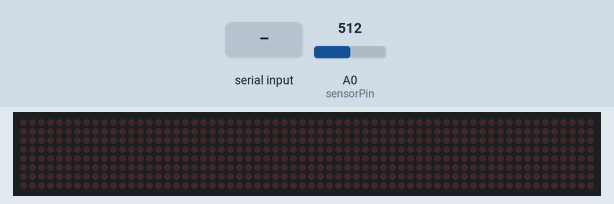
Bench run of a sketch on a simulated Arduino Uno, built with avr-gcc and run on an emulated ATmega328P. On the bench: 64×8 LED matrix. The inputs (shaded band) are chosen by the test bench; at power-on: A0 (sensorPin) = 512. What the sketch prints to the serial monitor is not drawn.

Above: at 1.2 s.
1.3 s: "3" received over Serial
At 1.69 s:
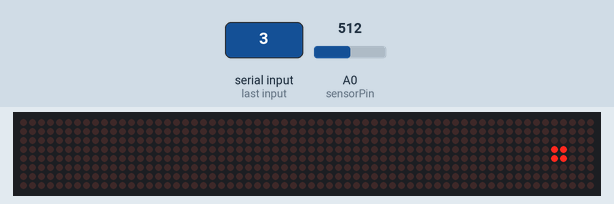
4.3 s: "1" received over Serial
At 4.38 s:
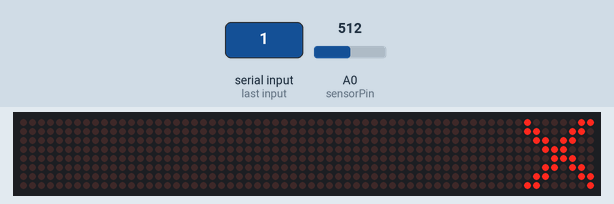
6.4 s: "2" received over Serial
At 6.53 s:
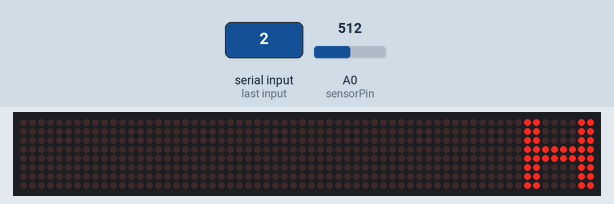
8.9 s: A0 (sensorPin) set to 482
At 9.03 s:
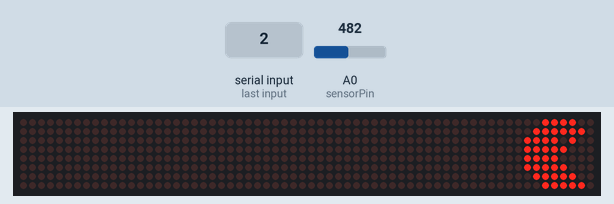
11.9 s: A0 (sensorPin) set to 510
At 12.5 s:
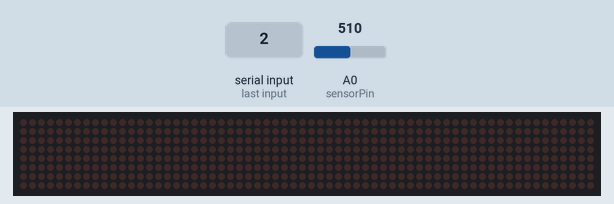
13.4 s: A0 (sensorPin) set to 490
At 13.79 s:
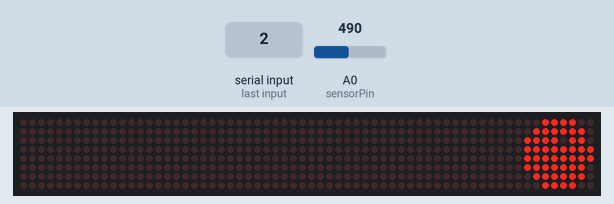
Timing chart, 0 to 16.4 s (numbered marks = the images above; inputs shaded):
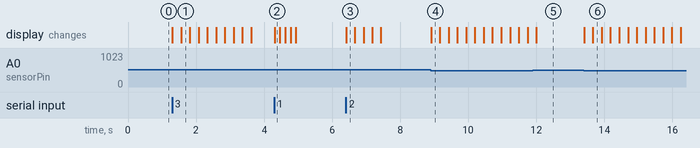

Measured:
- the behaviour switches between 500 and 499 on A0 (sensorPin) (found by bisection; images 3 and 4)
- after the input at 4.3 s, the display: changes at once (image 2)
- after the input at 6.4 s, the display: changes at once (image 3)
- after the input at 8.9 s, the display: changes at once (image 4)
- after the input at 11.9 s, the display: changes after 0.10 s (image 5)
- after the input at 13.4 s, the display: first changes at once (image 6 shows a later state)

The sketch:

matriz.ino
```cpp
#include <LedControl.h>

int DIN = 12;
int CS =  11;
int CLK = 10;
int incomingByte = 0;

int sensorPin = 0;

LedControl lc=LedControl(DIN,CLK,CS,0);

    //https://gurgleapps.com/tools/matrix

    byte a[8] = {0x83,0xc6,0x6c,0x38,0x1c,0x36,0x63,0xc1};
    byte b[8] = {0x18,0x18,0x18,0xff,0xff,0x18,0x18,0x18};
    byte c[8] = {0x3c,0x08,0x89,0xf9,0x9f,0x11,0x10,0x38};
    byte d[8] = {0x70,0x11,0x11,0x1f,0xf8,0x88,0x88,0x0e};

    //pacman
    byte pacman1[8] = {0x3c,0x7e,0xf4,0xf8,0xf0,0xf8,0x7c,0x3e};
    byte pacman2[8] = {0x3c,0x7e,0xf6,0xff,0xff,0xfe,0x7e,0x3c};

    //hi!
    byte hi1[8] = {0xc3,0xc3,0xc3,0xff,0xff,0xc3,0xc3,0xc3};
    byte hi2[8] = {0x3c,0x7e,0xe7,0xc3,0xc3,0xe7,0x7e,0x3c};
    byte hi3[8] = {0xc0,0xc0,0xc0,0xc0,0xc0,0xc0,0xff,0xff};
    byte hi4[8] = {0x18,0x3c,0x66,0x66,0x7e,0x7e,0x66,0x66};

    byte song1[8] = {0x00,0x00,0x00,0x00,0x00,0x00,0x00,0x00};
    byte song2[8] = {0x00,0x00,0x00,0x18,0x18,0x00,0x00,0x00};
    byte song3[8] = {0x00,0x3c,0x42,0x5a,0x5a,0x42,0x3c,0x00};
    byte song4[8] = {0x42,0xbd,0x42,0x5a,0x5a,0x42,0xbd,0x42};
    byte song5[8] = {0xc3,0xbd,0x42,0x5a,0x5a,0x42,0xbd,0xc3};
    byte song6[8] = {0xff,0xff,0xff,0xe7,0xe7,0xff,0xff,0xff};
    byte song7[8] = {0xff,0xff,0xdb,0xe7,0xe7,0xdb,0xff,0xff};
    byte song8[8] = {0xff,0xff,0xc3,0xc3,0xc3,0xc3,0xff,0xff};
    byte song9[8] = {0xff,0x81,0x81,0x81,0x81,0x81,0x81,0xff};
    byte song10[8] = {0x00,0x00,0x00,0x00,0x00,0x00,0x00,0x00};


void setup(){
 Serial.begin(9600);
 lc.shutdown(0,false);       //The MAX72XX is in power-saving mode on startup
 lc.setIntensity(0,15);      // Set the br1ightness to maximum value
 lc.clearDisplay(0);         // and clear the display
}

void loop(){

   int valueAnalog = analogRead(sensorPin);

   if (Serial.available() > 0) {
    incomingByte = Serial.read(); // read the incoming byte:
     Serial.print("leyendo");
     Serial.print(incomingByte);
    if( incomingByte == 49 ) { playMessage(); }
    if( incomingByte == 50 ) { playHi(); }
    if( incomingByte == 51 ) { playSong1(); }
  }

  if( valueAnalog < 500 ){
    playPacman();
  }

}

void playMessage(){
    printByte(a);
    delay(150);
    printByte(b);
    delay(150);
    printByte(c);
    delay(150);
    printByte(d);
    delay(150);
    lc.clearDisplay(0);
}

void playPacman(){
    printByte(pacman1);
    delay(250);
    printByte(pacman2);
    delay(250);
    printByte(pacman1);
    delay(250);
    printByte(pacman2);
    delay(250);
    lc.clearDisplay(0);
}

void playHi(){
    printByte(hi1);
    delay(250);
    printByte(hi2);
    delay(250);
    printByte(hi3);
    delay(250);
    printByte(hi4);
    delay(250);
    lc.clearDisplay(0);
}

void playSong1(){
    printByte(song1);
    delay(250);
    printByte(song2);
    delay(250);
    printByte(song3);
    delay(250);
    printByte(song4);
    delay(250);
    printByte(song5);
    delay(250);
    printByte(song6);
    delay(250);
    printByte(song7);
    delay(250);
    printByte(song8);
    delay(250);
    printByte(song9);
    delay(250);
    printByte(song10);
    delay(250);
    lc.clearDisplay(0);
}

void printByte(byte character [])
{
  int i = 0;
  for(i=0;i<8;i++)
  {
    lc.setRow(0,i,character[i]);
  }
}
```
